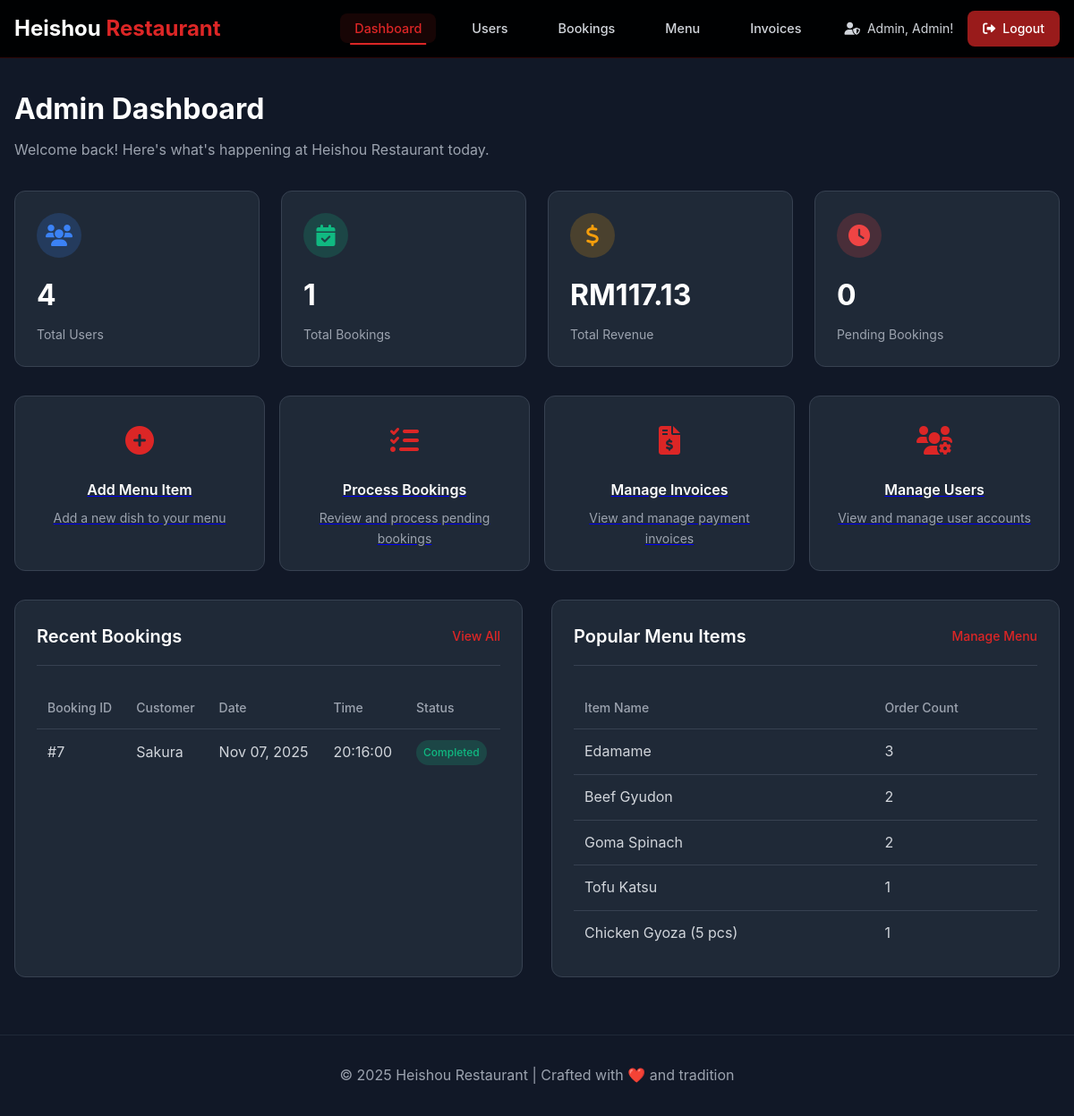
The app's page /admin/admin_home.php (signed in) with its own data.
### tables this page shows
CREATE TABLE `booking` (
  `Booking_ID` int(11) NOT NULL,
  `User_ID` int(11) DEFAULT NULL,
  `Full_Name` varchar(100) DEFAULT NULL,
  `Phone_Number` varchar(20) DEFAULT NULL,
  `Booking_Date` date DEFAULT NULL,
  `Event_Type` varchar(100) DEFAULT NULL,
  `Number_of_People` int(11) DEFAULT NULL,
  `Booking_Time` varchar(11) NOT NULL,
  `Status` varchar(255) NOT NULL
);

CREATE TABLE `user` (
  `User_ID` int(11) NOT NULL,
  `Full_Name` varchar(100) NOT NULL,
  `Email` varchar(100) NOT NULL,
  `Password` varchar(255) NOT NULL,
  `Role` enum('admin','user') DEFAULT 'user'
);

### admin/admin_home.php (the view, shortened to what this page needs)
<?php
include '../components/connect.php';
 $total_users = 0;
 $total_bookings = 0;
 $total_revenue = 0;
 $pending_bookings = 0;
 $stmt = $conn->prepare("SELECT COUNT(*) as count FROM user WHERE Role = 'user'");
 $stmt->execute();
 $result = $stmt->get_result();
if ($result->num_rows > 0) {
    $row = $result->fetch_assoc();
    $total_users = $row['count'];
}
 $stmt = $conn->prepare("SELECT COUNT(*) as count FROM booking");
 $stmt->execute();
 $result = $stmt->get_result();
if ($result->num_rows > 0) {
    $row = $result->fetch_assoc();
    $total_bookings = $row['count'];
}
 $stmt = $conn->prepare("SELECT SUM(Total_Price) as revenue FROM invoice WHERE Payment_Status = 'paid'");
 $stmt->execute();
 $result = $stmt->get_result();
if ($result->num_rows > 0) {
    $row = $result->fetch_assoc();
    $total_revenue = $row['revenue'] ? $row['revenue'] : 0;
}
 $stmt = $conn->prepare("SELECT COUNT(*) as count FROM booking WHERE Status = 'pending'");
 $stmt->execute();
 $result = $stmt->get_result();
if ($result->num_rows > 0) {
    $row = $result->fetch_assoc();
    $pending_bookings = $row['count'];
}
 $recent_bookings = [];
 $stmt = $conn->prepare("SELECT b.*, u.Full_Name FROM booking b LEFT JOIN user u ON b.User_ID = u.User_ID ORDER BY b.Booking_Date DESC LIMIT 5");
 $stmt->execute();
 $result = $stmt->get_result();
if ($result->num_rows > 0) {
    while ($row = $result->fetch_assoc()) {
        $recent_bookings[] = $row;
    }
}
 $popular_items = [];
 $stmt = $conn->prepare("SELECT m.Item_Name, SUM(ci.Quantity) as order_count
                        FROM menu m
                        JOIN cart_item ci ON m.Menu_ID = ci.Menu_ID
                        GROUP BY m.Menu_ID
                        ORDER BY order_count DESC
                        LIMIT 5");
 $stmt->execute();
 $result = $stmt->get_result();
if ($result->num_rows > 0) {
    while ($row = $result->fetch_assoc()) {
        $popular_items[] = $row;
    }
}
?>
<!DOCTYPE html>
<html lang="en">
<head>
  <link rel="stylesheet" href="https://cdnjs.cloudflare.com/ajax/libs/font-awesome/6.0.0/css/all.min.css">
  <link rel="stylesheet" href="../css/style.css">
  <link rel="stylesheet" href="../css/admin_home.css">
</head>
<body>
  <header class="navbar">
    <div class="nav-container">
      <div class="logo">
        <h1>Heishou <span>Restaurant</span></h1>
      </div>
      <nav class="nav-menu">
        <ul class="nav-links">
          <li><a href="admin_home.php" class="active">Dashboard</a></li>
          <li><a href="manage_users.php">Users</a></li>
          <li><a href="manage_bookings.php">Bookings</a></li>
          <li><a href="manage_menu.php">Menu</a></li>
          <li><a href="manage_invoices.php">Invoices</a></li>
        </ul>
        <ul class="nav-actions">
          <li class="welcome-user">
            <i class="fas fa-user-shield"></i>
            <span>
              <?php
                if (isset($_SESSION['username'])) {
                  echo "Admin, " . htmlspecialchars($_SESSION['username']) . "!";
                } else {
                  echo "Admin";
                }
              ?>
            </span>
          </li>
          <li>
              <a href="../logout.php" class="btn logout-btn">
                <i class="fas fa-sign-out-alt"></i> Logout
              </a>
          </li>
        </ul>
      </nav>
    </div>
  </header>
  <main class="admin-dashboard">
    <div class="container">
      <div class="dashboard-header">
        <h1 class="dashboard-title">Admin Dashboard</h1>
        <p class="dashboard-subtitle">Welcome back! Here's what's happening at Heishou Restaurant today.</p>
      </div>
      <div class="stats-grid">
        <div class="stat-card">
          <div class="stat-header">
            <div class="stat-icon users">
              <i class="fas fa-users"></i>
            </div>
          </div>
          <div class="stat-value"><?php echo $total_users; ?></div>
          <div class="stat-label">Total Users</div>
        </div>
        <div class="stat-card">
          <div class="stat-header">
            <div class="stat-icon bookings">
              <i class="fas fa-calendar-check"></i>
            </div>
          </div>
          <div class="stat-value"><?php echo $total_bookings; ?></div>
          <div class="stat-label">Total Bookings</div>
        </div>
        <div class="stat-card">
          <div class="stat-header">
            <div class="stat-icon revenue">
              <i class="fas fa-dollar-sign"></i>
            </div>
          </div>
          <div class="stat-value">RM<?php echo number_format($total_revenue, 2); ?></div>
          <div class="stat-label">Total Revenue</div>
        </div>
        <div class="stat-card">
          <div class="stat-header">
            <div class="stat-icon pending">
              <i class="fas fa-clock"></i>
            </div>
          </div>
          <div class="stat-value"><?php echo $pending_bookings; ?></div>
          <div class="stat-label">Pending Bookings</div>
        </div>
      </div>
      <div class="quick-actions">
        <a href="manage_menu.php?action=add" class="action-card">
          <div class="action-icon">
            <i class="fas fa-plus-circle"></i>
          </div>
          <div class="action-title">Add Menu Item</div>
          <div class="action-desc">Add a new dish to your menu</div>
        </a>
        <a href="manage_bookings.php?filter=pending" class="action-card">
          <div class="action-icon">
            <i class="fas fa-tasks"></i>
          </div>
          <div class="action-title">Process Bookings</div>
          <div class="action-desc">Review and process pending bookings</div>
        </a>
        <a href="manage_invoices.php?filter=pending" class="action-card">
          <div class="action-icon">
            <i class="fas fa-file-invoice-dollar"></i>
          </div>
          <div class="action-title">Manage Invoices</div>
          <div class="action-desc">View and manage payment invoices</div>
        </a>
        <a href="manage_users.php" class="action-card">
          <div class="action-icon">
            <i class="fas fa-users-cog"></i>
          </div>
          <div class="action-title">Manage Users</div>
          <div class="action-desc">View and manage user accounts</div>
        </a>
      </div>
      <div class="dashboard-grid">
        <div class="dashboard-card">
          <div class="card-header">
            <h3 class="card-title">Recent Bookings</h3>
            <a href="manage_bookings.php" class="card-action">View All</a>
          </div>
          <div class="table-container">
            <table class="data-table">
              <thead>
                <tr>
                  <th>Booking ID</th>
                  <th>Customer</th>
                  <th>Date</th>
                  <th>Time</th>
                  <th>Status</th>
                </tr>
              </thead>
              <tbody>
                <?php if (empty($recent_bookings)): ?>
                  <tr>
                    <td colspan="5" style="text-align: center; padding: 1rem;">No recent bookings</td>
                  </tr>
                <?php else: ?>
                  <?php foreach ($recent_bookings as $booking): ?>
                    <tr>
                      <td>#<?php echo $booking['Booking_ID']; ?></td>
                      <td><?php echo htmlspecialchars($booking['Full_Name']); ?></td>
                      <td><?php echo date('M d, Y', strtotime($booking['Booking_Date'])); ?></td>
                      <td><?php echo $booking['Booking_Time']; ?></td>
                      <td>
                        <span class="status-badge status-<?php echo $booking['Status']; ?>">
                          <?php echo ucfirst($booking['Status']); ?>
                        </span>
                      </td>
                    </tr>
                  <?php endforeach; ?>
                <?php endif; ?>
              </tbody>
            </table>
          </div>
        </div>
        <div class="dashboard-card">
          <div class="card-header">
            <h3 class="card-title">Popular Menu Items</h3>
            <a href="manage_menu.php" class="card-action">Manage Menu</a>
          </div>
          <div class="table-container">
            <table class="data-table">
              <thead>
                <tr>
                  <th>Item Name</th>
                  <th>Order Count</th>
                </tr>
              </thead>
              <tbody>
                <?php if (empty($popular_items)): ?>
                  <tr>
                    <td colspan="2" style="text-align: center; padding: 1rem;">No data available</td>
                  </tr>
                <?php else: ?>
                  <?php foreach ($popular_items as $item): ?>
                    <tr>
                      <td><?php echo htmlspecialchars($item['Item_Name']); ?></td>
                      <td><?php echo $item['order_count']; ?></td>
                    </tr>
                  <?php endforeach; ?>
                <?php endif; ?>
              </tbody>
            </table>
          </div>
        </div>
      </div>
    </div>
  </main>
  <?php include '../components/footer.php';?>
</body>
</html>

### css/style.css (style rules this page uses)
:root { --red: #dc2626; --red-dark: #991b1b; --red-light: #fca5a5; --white: #ffffff; --black: #000000; --gray-50: #f9fafb; --gray-100: #f3f4f6; --gray-200: #e5e7eb; --gray-300: #d1d5db; --gray-400: #9ca3af; --gray-500: #6b7280; --gray-600: #4b5563; --gray-700: #374151; --gray-800: #1f2937; --gray-900: #111827; --shadow-sm: 0 1px 2px 0 rgb(0 0 0 / 0.05); --shadow: 0 1px 3px 0 rgb(0 0 0 / 0.1), 0 1px 2px -1px rgb(0 0 0 / 0.1); --shadow-lg: 0 10px 15px -3px rgb(0 0 0 / 0.1), 0 4px 6px -4px rgb(0 0 0 / 0.1); --shadow-xl: 0 20px 25px -5px rgb(0 0 0 / 0.1), 0 8px 10px -6px rgb(0 0 0 / 0.1); }
* { margin: 0; padding: 0; box-sizing: border-box; }
body { font-family: 'Noto Sans JP', -apple-system, BlinkMacSystemFont, 'Segoe UI', Roboto, sans-serif; background: var(--black); color: var(--gray-300); line-height: 1.6; scroll-behavior: smooth; overflow-x: hidden; }
.container { max-width: 1200px; margin: 0 auto; padding: 0 1rem; }
.navbar { position: fixed; top: 0; left: 0; right: 0; z-index: 1000; background: rgba(0, 0, 0, 0.95); backdrop-filter: blur(10px); border-bottom: 1px solid rgba(220, 38, 38, 0.2); transition: all 0.3s ease; }
.nav-container { max-width: 1200px; margin: 0 auto; padding: 0 1rem; display: flex; align-items: center; justify-content: space-between; height: 4rem; }
.logo h1 { font-size: 1.5rem; font-weight: 700; color: var(--white); }
.logo span { color: var(--red); }
.nav-menu { display: flex; align-items: center; gap: 2rem; }
.nav-links { display: flex; align-items: center; gap: 1.5rem; list-style: none; }
.nav-links a { color: var(--gray-300); text-decoration: none; font-weight: 500; font-size: 0.9rem; padding: 0.5rem 1rem; border-radius: 0.5rem; transition: all 0.3s ease; position: relative; }
.nav-links a::after { content: ''; position: absolute; bottom: -2px; left: 50%; transform: translateX(-50%); width: 0; height: 2px; background: var(--red); transition: width 0.3s ease; }
.nav-links a.active { color: var(--red); background: rgba(220, 38, 38, 0.1); }
.nav-links a.active::after { width: 80%; }
.nav-actions { display: flex; align-items: center; gap: 1rem; list-style: none; }
.welcome-user { display: flex; align-items: center; gap: 0.5rem; color: var(--gray-300); font-size: 0.875rem; }
.btn { display: inline-flex; align-items: center; gap: 0.5rem; padding: 0.5rem 1rem; border: none; border-radius: 0.5rem; font-size: 0.875rem; font-weight: 500; text-decoration: none; cursor: pointer; transition: all 0.3s ease; background: transparent; color: var(--white); border: 1px solid transparent; }
.logout-btn { background: var(--red-dark); }

### records on screen
booking: Booking_ID "7", User_ID.Full_Name "Sakura", Booking_Date "Nov 07, 2025", Booking_Time "20:16:00", Status "Completed"

### other values on screen
$_SESSION['username'] "Admin"
$total_users "4"
$total_bookings "1"
$total_revenue "117.13"
$pending_bookings "0"
$item['Item_Name'] "Edamame"
$item['order_count'] "3"
$item['Item_Name'] "Beef Gyudon"
$item['order_count'] "2"
$item['Item_Name'] "Goma Spinach"
$item['Item_Name'] "Tofu Katsu"
$item['order_count'] "1"
$item['Item_Name'] "Chicken Gyoza (5 pcs)"
